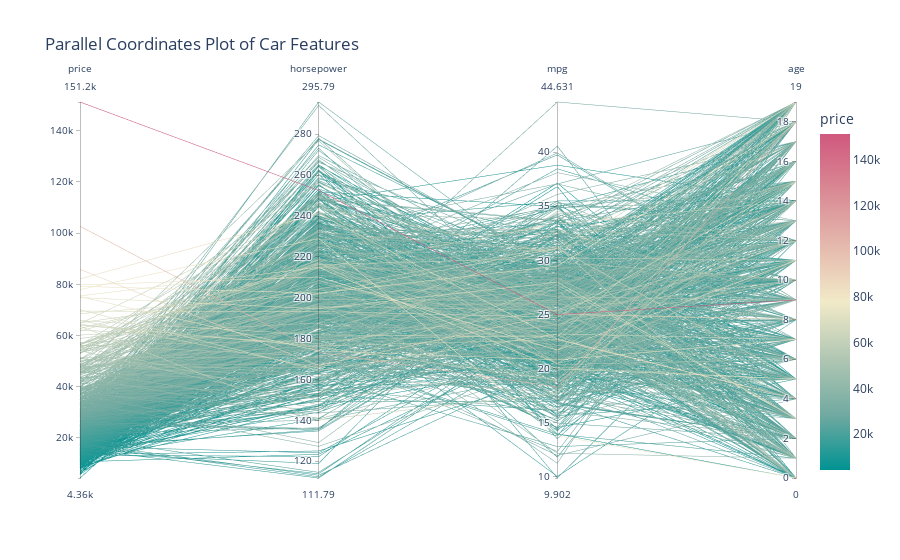

Notebook source saved alongside this figure:
### Markdown cell above
### Parallel Coordinates Plot

Parallel coordinates plots are great for visualizing multiple dimensions simultaneously:

### Code cell
fig = px.parallel_coordinates(df, color="price",
                              dimensions=['price', 'horsepower', 'mpg', 'age'],
                              color_continuous_scale=px.colors.diverging.Tealrose,
                              title='Parallel Coordinates Plot of Car Features')

fig.show()

### Figure 1 — Plotly figure (JSON) as saved in the notebook; plotly's stock layout.template omitted (floating-point values rounded to 4 significant figures; data arrays with more than 128 entries replaced by an {"elided": "..."} marker saying what was removed)
{"data": [{"dimensions": [{"label": "price", "values": {"elided": "1000 float values"}}, {"label": "horsepower", "values": {"elided": "1000 float values"}}, {"label": "mpg", "values": {"elided": "1000 float values"}}, {"label": "age", "values": {"elided": "1000 int values"}}], "domain": {"x": [0, 1], "y": [0, 1]}, "line": {"color": {"elided": "1000 float values"}, "coloraxis": "coloraxis"}, "name": "", "type": "parcoords"}], "layout": {"coloraxis": {"colorbar": {"title": {"text": "price"}}, "colorscale": [[0, "rgb(0, 147, 146)"], [0.1667, "rgb(114, 170, 161)"], [0.3333, "rgb(177, 199, 179)"], [0.5, "rgb(241, 234, 200)"], [0.6667, "rgb(229, 185, 173)"], [0.8333, "rgb(217, 137, 148)"], [1, "rgb(208, 88, 126)"]]}, "legend": {"tracegroupgap": 0}, "title": {"text": "Parallel Coordinates Plot of Car Features"}}}
